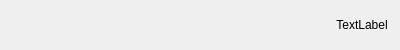
<?xml version="1.0" encoding="UTF-8"?>
<ui version="4.0">
 <class>C_SdBueNodeSelectorCheckBoxItemWidget</class>
 <widget class="QWidget" name="C_SdBueNodeSelectorCheckBoxItemWidget">
  <property name="geometry">
   <rect>
    <x>0</x>
    <y>0</y>
    <width>400</width>
    <height>50</height>
   </rect>
  </property>
  <property name="windowTitle">
   <string>Form</string>
  </property>
  <layout class="QHBoxLayout" name="horizontalLayout">
   <property name="spacing">
    <number>0</number>
   </property>
   <property name="leftMargin">
    <number>0</number>
   </property>
   <property name="topMargin">
    <number>0</number>
   </property>
   <property name="rightMargin">
    <number>0</number>
   </property>
   <property name="bottomMargin">
    <number>0</number>
   </property>
   <item>
    <layout class="QHBoxLayout" name="pc_HorizontalLayout" stretch="1,0">
     <property name="rightMargin">
      <number>12</number>
     </property>
     <item>
      <spacer name="horizontalSpacer">
       <property name="orientation">
        <enum>Qt::Horizontal</enum>
       </property>
       <property name="sizeHint" stdset="0">
        <size>
         <width>316</width>
         <height>20</height>
        </size>
       </property>
      </spacer>
     </item>
     <item>
      <widget class="stw::opensyde_gui_elements::C_OgeLabToolTipBase" name="pc_LinkToManagerLabel">
       <property name="styleRole" stdset="0">
        <string>group-item</string>
       </property>
       <property name="text">
        <string>TextLabel</string>
       </property>
       <property name="alignment">
        <set>Qt::AlignCenter</set>
       </property>
      </widget>
     </item>
    </layout>
   </item>
  </layout>
 </widget>
 <customwidgets>
  <customwidget>
   <class>stw::opensyde_gui_elements::C_OgeLabToolTipBase</class>
   <extends>QLabel</extends>
   <header>C_OgeLabToolTipBase.hpp</header>
  </customwidget>
 </customwidgets>
 <resources/>
 <connections/>
</ui>
